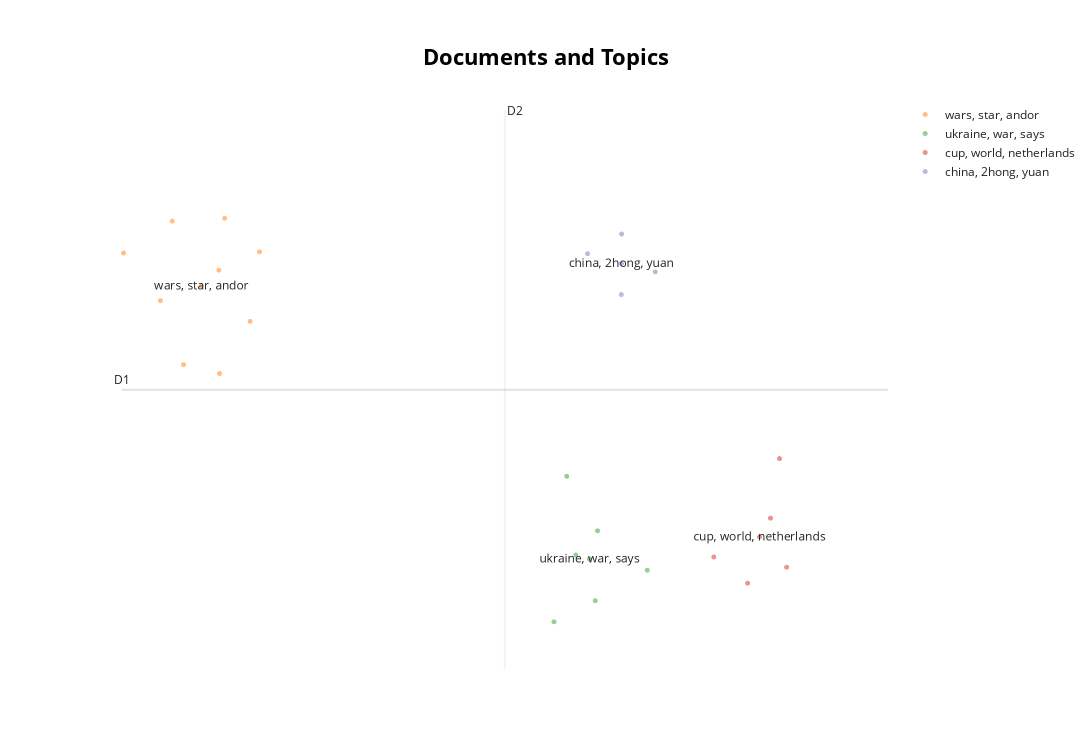

The cell this chart's notebook holds for it:
### Code cell
topic_model.visualize_documents(docs, embeddings=embeddings, custom_labels=True)

### Figure 1 — Plotly figure (JSON) as saved in the notebook; plotly's stock layout.template omitted (floating-point values rounded to 4 significant figures)
{"data": [{"hoverinfo": "text", "hovertext": [null], "marker": {"color": "#CFD8DC", "opacity": 0.5, "size": 5}, "mode": "markers+text", "name": "other", "showlegend": false, "x": [null], "y": [null], "type": "scattergl"}, {"hoverinfo": "text", "hovertext": ["death boy lockdown fuels backlash chinas zerocovid policy", "count dooku voice actor corey burton tried something new star wars tales jedi", "alarmed suicide attack china pakistan join hands probe", "canadas goalkeeper crepeau miss world cup broken leg", "ukraine war roundup missile blast poland zambian familys grief", "andor episode 8 explained rogue one cameos star wars hell prison", "andor best star wars show since the mandalorian least popular", "theres new star wars project damon lindelof works", "star wars the deckbuilding game could rule galaxy 2player card games", null], "marker": {"opacity": 0.5, "size": 5}, "mode": "markers+text", "name": "wars, star, andor", "text": ["", "", "", "", "", "", "", "", "", "wars, star, andor"], "textfont": {"size": 12}, "x": [0.1059, 1.15, 1.227, 0.4097, 0.8974, 0.6003, 0.5072, 0.8913, 0.9399, 0.7476], "y": [4.918, 4.426, 4.927, 4.575, 4.051, 4.115, 5.147, 4.795, 5.168, 4.68], "type": "scattergl"}, {"hoverinfo": "text", "hovertext": ["world cup fifa head comments beer ban cp24", "chance peace ukraine says frances macron", "star wars characters take mexico city", "ukraine nuclear agency thickens alleged dirty bomb plot ctv news", "star wars fatigue shouldnt stop you from watching andor", "t20 world cup pakistan beat netherlands avoid elimination", null], "marker": {"opacity": 0.5, "size": 5}, "mode": "markers+text", "name": "ukraine, war, says", "text": ["", "", "", "", "", "", "ukraine, war, says"], "textfont": {"size": 12}, "x": [4.015, 3.996, 3.656, 3.761, 3.836, 4.425, 3.948], "y": [2.92, 2.417, 2.265, 3.312, 2.745, 2.636, 2.716], "type": "scattergl"}, {"hoverinfo": "text", "hovertext": ["russia says ukraine hands 50 prisoners war reuterscom", "china supports central soes issue tech innovation bonds", "update 2hong kong stocks tumble xi appointments fan economic fears yuan weakens", "andor gave us gayest screen fade star wars history", "world cup stadium alcohol ban emblematic contradictions", null], "marker": {"opacity": 0.5, "size": 5}, "mode": "markers+text", "name": "cup, world, netherlands", "text": ["", "", "", "", "", "cup, world, netherlands"], "textfont": {"size": 12}, "x": [5.253, 5.441, 4.973, 5.574, 5.516, 5.351], "y": [2.543, 3.011, 2.731, 2.657, 3.439, 2.876], "type": "scattergl"}, {"hoverinfo": "text", "hovertext": ["ukraine war wagner chief prigozhin defends brutal killing video", "t20 world cup bangladesh bowlers impress secure victory netherlands", "ahsoka tano herself ashley eckstein breaks down star wars tales jedi", "ukraine roundup refugees urged stay away dirty bomb claims", null], "marker": {"opacity": 0.5, "size": 5}, "mode": "markers+text", "name": "china, 2hong, yuan", "text": ["", "", "", "", "china, 2hong, yuan"], "textfont": {"size": 12}, "x": [3.933, 4.491, 4.213, 4.211, 4.212], "y": [4.913, 4.782, 5.055, 4.619, 4.842], "type": "scattergl"}], "layout": {"shapes": [{"line": {"color": "#CFD8DC", "width": 2}, "type": "line", "x0": 3.25, "x1": 3.25, "y0": 1.925, "y1": 5.943}, {"line": {"color": "#9E9E9E", "width": 2}, "type": "line", "x0": 0.08998, "x1": 6.41, "y0": 3.934, "y1": 3.934}], "annotations": [{"showarrow": false, "text": "D1", "x": 0.08998, "y": 3.934, "yshift": 10}, {"showarrow": false, "text": "D2", "x": 3.25, "xshift": 10, "y": 5.943}], "title": {"font": {"size": 22, "color": "Black"}, "text": "<b>Documents and Topics", "x": 0.5, "xanchor": "center", "yanchor": "top"}, "width": 1200, "height": 750, "xaxis": {"visible": false}, "yaxis": {"visible": false}}}
